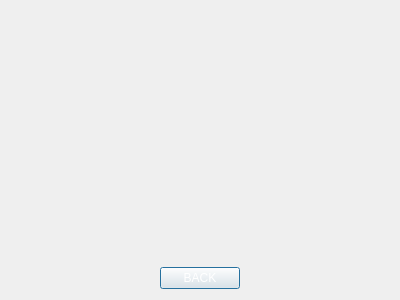
<?xml version="1.0" encoding="UTF-8"?>
<ui version="4.0">
 <class>Win</class>
 <widget class="QDialog" name="Win">
  <property name="geometry">
   <rect>
    <x>0</x>
    <y>0</y>
    <width>400</width>
    <height>300</height>
   </rect>
  </property>
  <property name="windowTitle">
   <string>Dialog</string>
  </property>
  <layout class="QHBoxLayout" name="horizontalLayout">
   <item>
    <layout class="QVBoxLayout" name="verticalLayout_2">
     <item>
      <layout class="QVBoxLayout" name="verticalLayout">
       <item>
        <spacer name="verticalSpacer">
         <property name="orientation">
          <enum>Qt::Vertical</enum>
         </property>
         <property name="sizeHint" stdset="0">
          <size>
           <width>20</width>
           <height>40</height>
          </size>
         </property>
        </spacer>
       </item>
       <item>
        <widget class="QLabel" name="win">
         <property name="text">
          <string/>
         </property>
        </widget>
       </item>
       <item>
        <spacer name="verticalSpacer_2">
         <property name="orientation">
          <enum>Qt::Vertical</enum>
         </property>
         <property name="sizeHint" stdset="0">
          <size>
           <width>20</width>
           <height>40</height>
          </size>
         </property>
        </spacer>
       </item>
      </layout>
     </item>
     <item alignment="Qt::AlignHCenter">
      <widget class="QPushButton" name="back">
       <property name="styleSheet">
        <string notr="true">color:white;
font: 75 20pt &quot;Agency FB&quot;;


</string>
       </property>
       <property name="text">
        <string>BACK</string>
       </property>
      </widget>
     </item>
    </layout>
   </item>
  </layout>
 </widget>
 <resources/>
 <connections/>
</ui>
